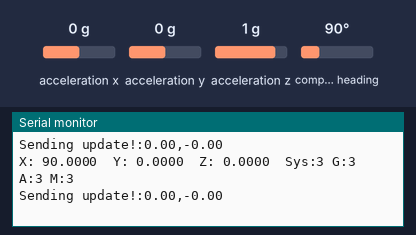
Recording of a program running on a simulated ESP32. Parts: the last lines printed to the serial monitor. Inputs (shaded band) come from the test bench; at power-on: acceleration x 0 g, acceleration y 0 g, acceleration z 1 g, compass heading 90°.

Above: at 3.2 s.
3.3 s: acceleration x set to -1.4 g
At 3.36 s:
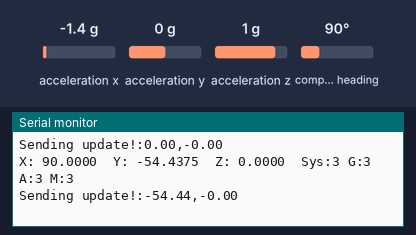
4.8 s: acceleration y set to -1.4 g
At 4.8 s:
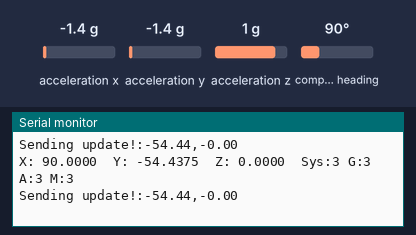
6.3 s: acceleration z set to -1.4 g
At 6.35 s:
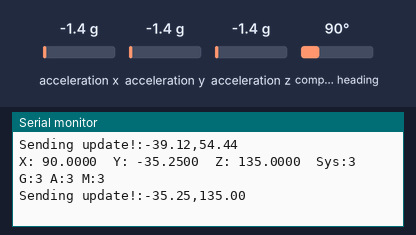
7.8 s: compass heading set to 7°
At 9.04 s:
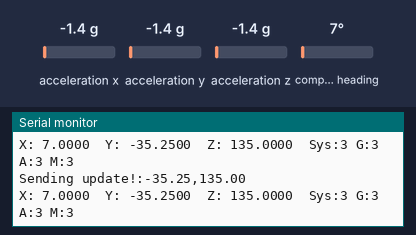
Timing chart, 0 to 10.3 s (numbered marks = the images above; inputs shaded):
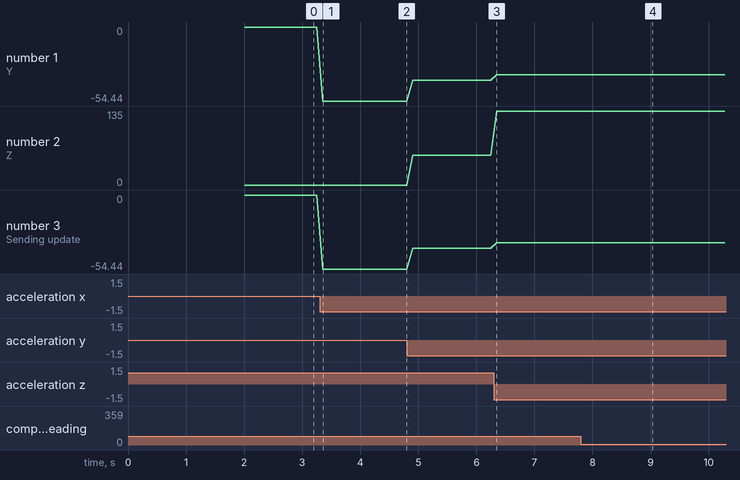

Measured:
- after the input at 3.3 s, the serial monitor: prints a new line after 0.05 s (image 1)
- after the input at 6.3 s, the serial monitor: prints a new line after 0.05 s (image 3)
- after the input at 7.8 s, the serial monitor: prints a new line after 0.10 s (image 4)
- plotted number 1: 0 → -54.44 after the input at 3.3 s, -54.44 → -39.12 after the input at 4.8 s, -39.12 → -35.25 after the input at 6.3 s
- plotted number 2: 0 → 54.44 after the input at 4.8 s, 54.44 → 135 after the input at 6.3 s
- plotted number 3: 0 → -54.44 after the input at 3.3 s, -54.44 → -39.12 after the input at 4.8 s, -39.12 → -35.25 after the input at 6.3 s

The program:

main.cpp
```cpp
#include <Wire.h>
#include <Adafruit_Sensor.h>
#include <Adafruit_BNO055.h>
#include <utility/imumaths.h>
#include <WiFi.h>
#include <esp_wifi.h>
#include <esp_now.h>

#define BUFF_SIZE 30
#define TIM_INTERVALL_MS 100

uint8_t receiverAddress[] = {0x08, 0xb6, 0x1f, 0x35, 0x14, 0x80};
esp_now_peer_info_t peerInfo;
unsigned long  g_uiLastCall = 0;
char g_arrBuff[30];


/* This driver uses the Adafruit unified sensor library (Adafruit_Sensor),
   which provides a common 'type' for sensor data and some helper functions.

   To use this driver you will also need to download the Adafruit_Sensor
   library and include it in your libraries folder.

   You should also assign a unique ID to this sensor for use with
   the Adafruit Sensor API so that you can identify this particular
   sensor in any data logs, etc.  To assign a unique ID, simply
   provide an appropriate value in the constructor below (12345
   is used by default in this example).

   Connections
   ===========
   Connect SCL to SCL pin (analog 5 on Arduino UNO)
   Connect SDA to SDA pin (analog 4 on Arduino UNO)
   Connect VDD to 3-5V DC (depending on your board's logic level)
   Connect GROUND to common ground

   History
   =======
   2015/MAR/03  - First release (KTOWN)
   2015/AUG/27  - Added calibration and system status helpers
*/

/* Set the delay between fresh samples */
#define BNO055_SAMPLERATE_DELAY_MS (100)

// Check I2C device address and correct line below (by default address is 0x29 or 0x28)
//                                   id, address
Adafruit_BNO055 bno = Adafruit_BNO055(55, 0x28, &Wire);

/**************************************************************************/
/*
    Displays some basic information on this sensor from the unified
    sensor API sensor_t type (see Adafruit_Sensor for more information)
*/
/**************************************************************************/
void displaySensorDetails(void)
{
  sensor_t sensor;
  bno.getSensor(&sensor);
  Serial.println("------------------------------------");
  Serial.print("Sensor:       ");
  Serial.println(sensor.name);
  Serial.print("Driver Ver:   ");
  Serial.println(sensor.version);
  Serial.print("Unique ID:    ");
  Serial.println(sensor.sensor_id);
  Serial.print("Max Value:    ");
  Serial.print(sensor.max_value);
  Serial.println(" xxx");
  Serial.print("Min Value:    ");
  Serial.print(sensor.min_value);
  Serial.println(" xxx");
  Serial.print("Resolution:   ");
  Serial.print(sensor.resolution);
  Serial.println(" xxx");
  Serial.println("------------------------------------");
  Serial.println("");
  delay(500);
}

/**************************************************************************/
/*
    Display some basic info about the sensor status
*/
/**************************************************************************/
void displaySensorStatus(void)
{
  /* Get the system status values (mostly for debugging purposes) */
  uint8_t system_status, self_test_results, system_error;
  system_status = self_test_results = system_error = 0;
  bno.getSystemStatus(&system_status, &self_test_results, &system_error);

  /* Display the results in the Serial Monitor */
  Serial.println("");
  Serial.print("System Status: 0x");
  Serial.println(system_status, HEX);
  Serial.print("Self Test:     0x");
  Serial.println(self_test_results, HEX);
  Serial.print("System Error:  0x");
  Serial.println(system_error, HEX);
  Serial.println("");
  delay(500);
}

/**************************************************************************/
/*
    Display sensor calibration status
*/
/**************************************************************************/
void displayCalStatus(void)
{
  /* Get the four calibration values (0..3) */
  /* Any sensor data reporting 0 should be ignored, */
  /* 3 means 'fully calibrated" */
  uint8_t system, gyro, accel, mag;
  system = gyro = accel = mag = 0;
  bno.getCalibration(&system, &gyro, &accel, &mag);

  /* The data should be ignored until the system calibration is > 0 */
  Serial.print("\t");
  if (!system)
  {
    Serial.print("! ");
  }

  /* Display the individual values */
  Serial.print("Sys:");
  Serial.print(system, DEC);
  Serial.print(" G:");
  Serial.print(gyro, DEC);
  Serial.print(" A:");
  Serial.print(accel, DEC);
  Serial.print(" M:");
  Serial.print(mag, DEC);
}

/**************************************************************************/
/*
    Arduino setup function (automatically called at startup)
*/
/**************************************************************************/
void setup(void)
{
  Serial.begin(115200);

  while (!Serial)
    delay(10); // wait for serial port to open!

  Serial.println("Orientation Sensor Test");
  Serial.println("");

  Serial.print("Default ESP Board MAC Address: ");
  Serial.println(WiFi.macAddress());

  WiFi.mode(WIFI_STA);
  esp_now_init();


  memcpy(peerInfo.peer_addr, receiverAddress, 6);
  peerInfo.channel = 0;
  peerInfo.encrypt = false;
  esp_now_add_peer(&peerInfo);

  /* Initialise the sensor */
  if (!bno.begin())
  {
    /* There was a problem detecting the BNO055 ... check your connections */
    Serial.print("Ooops, no BNO055 detected ... Check your wiring or I2C ADDR!");
    while (1)
      ;
  }

  delay(1000);

  /* Display some basic information on this sensor */
  displaySensorDetails();

  /* Optional: Display current status */
  displaySensorStatus();

  bno.setExtCrystalUse(true);
}

/**************************************************************************/
/*
    Arduino loop function, called once 'setup' is complete (your own code
    should go here)
*/
/**************************************************************************/
void loop(void)
{
  /* Get a new sensor event */
  sensors_event_t event;
  bno.getEvent(&event);

  /* Display the floating point data */
  Serial.print("X: ");
  Serial.print(event.orientation.x, 4);
  Serial.print("\tY: ");
  Serial.print(event.orientation.y, 4);
  Serial.print("\tZ: ");
  Serial.print(event.orientation.z, 4);

  /* Optional: Display calibration status */
  displayCalStatus();

  /* Optional: Display sensor status (debug only) */
  // displaySensorStatus();

  /* New line for the next sample */
  Serial.println("");

  if (millis() - g_uiLastCall > TIM_INTERVALL_MS)
  {
    g_uiLastCall = millis();
    int iLen;
    iLen = sprintf(g_arrBuff,"%.2f,%.2f",event.orientation.y,event.orientation.z);

    Serial.print("Sending update!:");
    Serial.println(g_arrBuff);

    //char message[] = "Hi, this is a message from the transmitting ESP";
    esp_now_send(receiverAddress, (uint8_t *)g_arrBuff, iLen);
  }

  /* Wait the specified delay before requesting nex data */
  delay(BNO055_SAMPLERATE_DELAY_MS);
}
```
